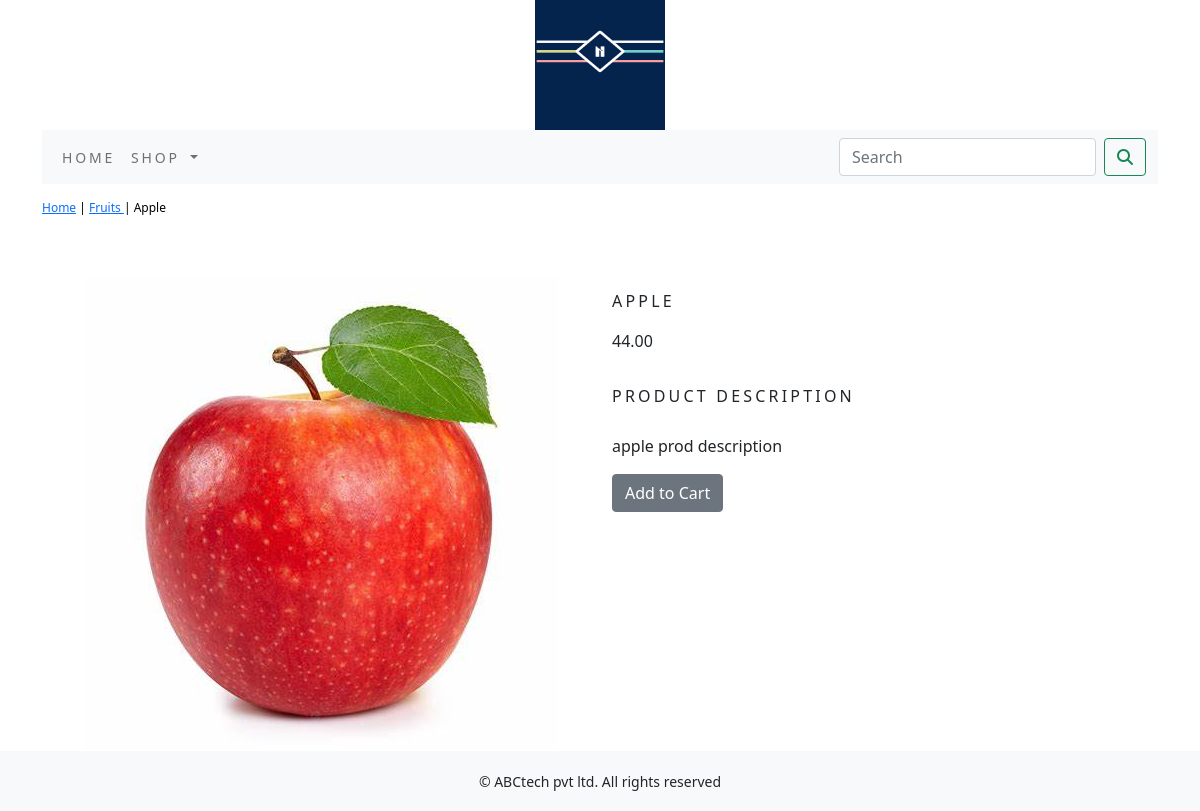
The page /shop/fruits/apple/ on the database its author committed.
### ecommerceApp1/models.py (models this page shows, shortened)
class Product(models.Model):
    name = models.CharField(max_length=250, unique=True)
    slug = models.SlugField(max_length=250, unique=True)
    description = models.TextField(blank=True)
    price = models.DecimalField(max_digits=10, decimal_places=2)
    category = models.ForeignKey(Category,on_delete=models.CASCADE)
    image = models.ImageField(upload_to='product', blank=True)
    stock = models.IntegerField()
    available = models.BooleanField(default=True)
    created = models.DateTimeField(auto_now_add=True)
    updated = models.DateTimeField(auto_now=True)
    class Meta:
        ordering = ('name',)
        verbose_name = 'product'
        verbose_name_plural = 'products'

class Category(models.Model):
    name=models.CharField(max_length=250,unique=True)
    slug=models.SlugField(max_length=250,unique=True)
    description=models.TextField(blank=True)
    image=models.ImageField(upload_to='category',blank=True)
    class Meta:
        ordering= ('name', )
        verbose_name='category'
        verbose_name_plural = 'categories'
    def get_url(self):
        return reverse('ecommerceApp1:products_by_category', args=[self.slug])
    def __str__(self):
        return '{}'.format(self.name)

### ecommerceApp1/views.py (the view)
# urls.py: path('<slug:c_slug>/<slug:product_slug>/', views.prodDetail, name='prodCatDetail'),
def prodDetail(request,c_slug,product_slug):
    try:
        product=Product.objects.get(category__slug=c_slug, slug=product_slug)
    except Exception as e:
        raise e
    return render(request,'product.html',{'product':product})

### cart/context_processors.py (called while the page is built)
def counter(request):
    item_count=0
    if 'admin' in request.path:
        return {}
    else:
        try:
            cart=Cart.objects.filter(cart_id=_cart_id(request))
            cart_items=CartItem.objects.all().filter(cart=cart[:1])
            for cart_item in cart_items:
                item_count += cart_item.quantity
        except Cart.DoesNotExist:
            item_count=0
    return dict(item_count=item_count)

### cart/views.py (called while the page is built)
def _cart_id(request):
    cart=request.session.session_key
    if not cart:
        cart=request.session.create()
    return cart

### ecommerceApp1/context_processors.py (called while the page is built)
def menu_links(request):
    links=Category.objects.all()
    return dict(links=links)

### templates/product.html (shortened to what this page needs)
{% extends 'base.html' %}
{% load static %}
{% block content %}
<div class="row my_prod_row_class">
    <div class="mx-auto">
        <p><a href="{% url 'ecommerceApp1:allProdCat' %}">Home</a> |
            <a href="{{product.category.get_url}}">{{product.category}} </a> | {{product.name}} </p>
    </div>
</div>
<div class="container">
    <br>
    <div class="row">
        <div class="col-12 col-sm-12 col-md-12 col-lg-6 text-center">
            <div style="min-width: 18rem;">
                <img src="{{product.image.url}}" alt="{{product.name}}">
            </div>
        </div>
        <div class="col-12 col-sm-12 col-md-12 col-lg-6">
            <div>
                <h1 class="my_prod_title">{{product.name}}</h1>
                <p>{{product.price}}</p>
                <p class="my_prod_title">Product Description</p>
                <p class="text-justify my_prod_text">{{product.description}}</p>
                {% if product.stock <= 0 %}
                    <p class="text-justify my_prod_text"><b>Out of stock</b></p>
                {% else %}
                    <a class="btn btn-secondary" href="{% url 'cart:add_cart' product.id %}">Add to Cart</a>
                {% endif %}
            </div>
        </div>
    </div>
</div>
{% endblock %}

### static/css/custom.css (style rules this page uses)
body { font-family: 'Roboto', sans-serif; }
.my_prod_row_class { padding-top:15px; padding-bottom:20px; }
.my_prod_row_class .mx-auto { color:#000; font-size:12px; text-decoration:none; }
.my_prod_title { font-size:16px; text-transform:uppercase; letter-spacing:.2em; padding-top:15px; padding-bottom:10px; }
.my_prod_text { padding-right:20px; }

### rows shown on the page
Product: category "Fruits", name "Apple", image (picture), name "APPLE", price "44.00", description "apple prod description"
